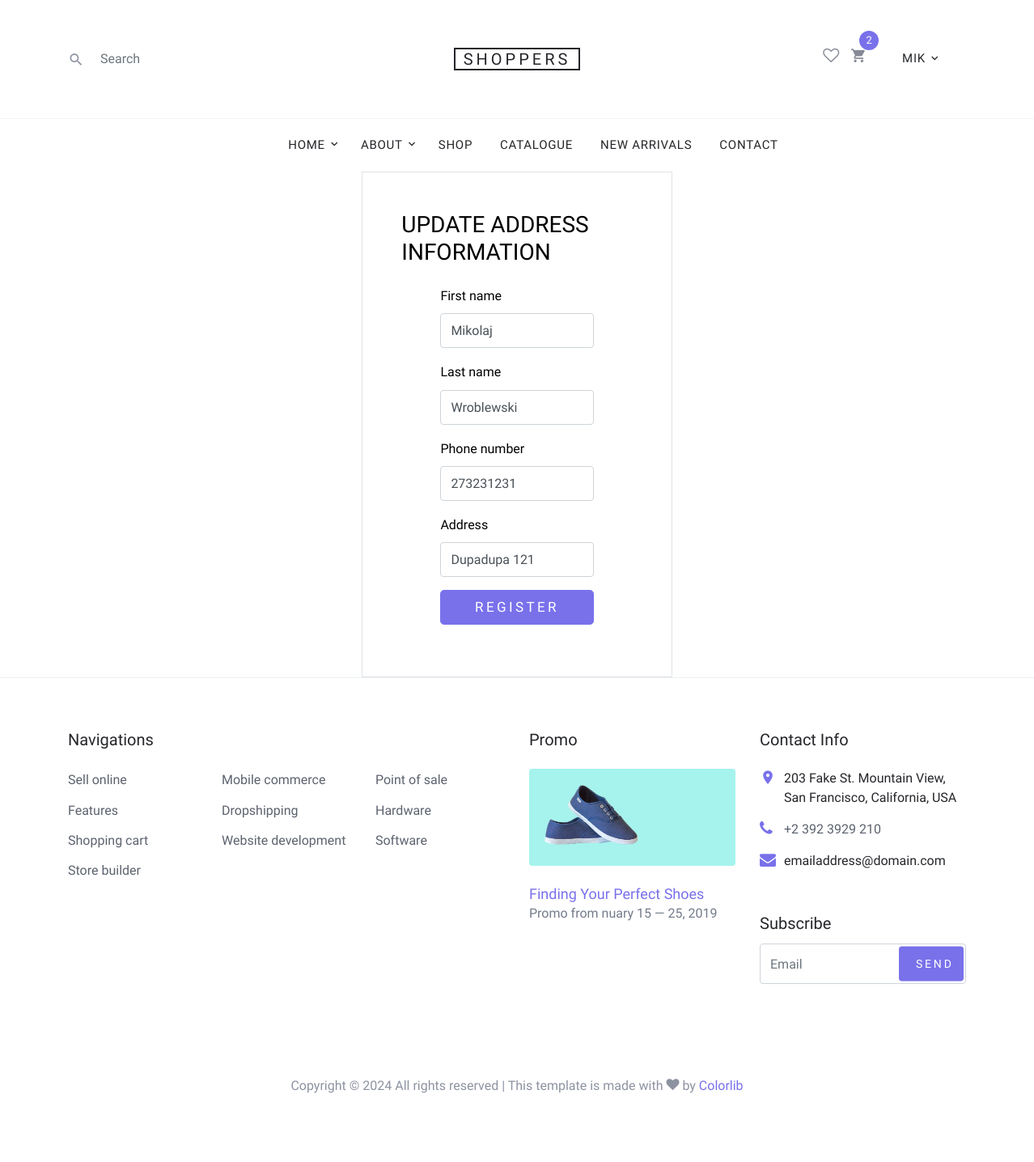
Page /user-update-address/ (signed in) on the committed database.
### base/models.py (models this page shows, shortened)
class CustomUser(AbstractUser):
    phone_number = models.CharField(max_length=20, blank=True)
    email = models.EmailField(unique=True, null=True)
    address = models.TextField(blank=True)
    USERNAME_FIELD = 'email'
    REQUIRED_FIELDS = []

### base/views.py (the view, shortened to what this page needs)
# urls.py: path('user-update-address/', views.user_address_update, name='user-update-address'),
def user_address_update(request):
    user = request.user
    username = request.user.username
    form = UserAddressForm(instance=user)
    return render(request, 'base/user-update-address.html', {'form': form})

### base/forms.py
class UserAddressForm(forms.ModelForm):
    first_name = forms.CharField(
        label='First name',
        required=True,
        widget=forms.TextInput(attrs={'class': 'form-control', 'placeholder': 'John'}),
    )
    last_name = forms.CharField(
        label='Last name',
        required=True,
        widget=forms.TextInput(attrs={'class': 'form-control', 'placeholder': 'Doe'}),
    )
    phone_number = forms.CharField(
        label='Phone number',
        required=True,
        widget=forms.TextInput(attrs={'class': 'form-control', 'placeholder': '123456789'}),
    )
    address = forms.CharField(
        label='Address',
        required=True,
        widget=forms.TextInput(attrs={'class': 'form-control', 'placeholder': 'New York, NY 10004, US'}),
    )
    usable_password = None
    class Meta:
        model = CustomUser
        fields = ('first_name', 'last_name', 'phone_number', 'address')

### base/templates/base/user-update-address.html (shortened to what this page needs)
{% extends 'main.html' %}
{% load static %}
{% block content %}
<div class="login-form" style=" width: 30%; margin: 0 auto;">
    <form action="" method="post">
        <div class="p-3 p-lg-5 border">
            <h3 class="mb-4 h3 text-uppercase text-black d-block">Update Address Information</h3>
            {% for field in form %}
            <div class="form-group row">
                <div class="login-form" style=" width: 60%; margin: 0 auto;">
                    <label for="room_name" class="text-black">{{field.label}}</label>
                    {{field}}
                </div>
            </div>
            {% endfor %}
            <div class="form-group row">
                <div class="login-form" style=" width: 60%; margin: 0 auto;">
                    <input type="submit" class="btn btn-primary btn-lg btn-block" value="register">
                </div>
            </div>
        </div>
    </form>
</div>
{% endblock content %}

### templates/navbar.html (shortened to what this page needs)
{% load static %}
<header class="site-navbar" role="banner">
  <div class="site-navbar-top">
    <div class="container">
      <div class="row align-items-center">
        <div class="col-6 col-md-4 order-2 order-md-1 site-search-icon text-left">
          <form action="" class="site-block-top-search">
            <span class="icon icon-search2"></span>
            <input type="text" class="form-control border-0" placeholder="Search">
          </form>
        </div>
        <div class="col-12 mb-3 mb-md-0 col-md-4 order-1 order-md-2 text-center">
          <div class="site-logo">
            <a href="{% url 'home' %}" class="js-logo-clone">Shoppers</a>
          </div>
        </div>
        <div class="col-6 col-md-4 order-3 order-md-3 text-right">
          <div class="site-top-icons">
            <ul>
              <li><a href="{% url 'wishlist' %}"><span class="icon icon-heart-o"></span></a></li>
              <li>
                <a href="{% url 'cart' %}" class="site-cart">
                  <span class="icon icon-shopping_cart"></span>
                  <span class="count">2</span>
                </a>
              </li>
              {% if request.user.is_authenticated %}
              <li>
                <nav class="site-navigation text-right text-md-center" role="navigation">
                  <div class="container">
                    <ul class="site-menu js-clone-nav d-none d-md-block">
                      <li class="has-children">
                        <a href="{% url 'user-page' %}">{{request.user.username}}</a>
                      </li>
                    </ul>
                  </div>
                </nav>
              </li>
              {% else %}
              <li>
                <div class="icon icon-person1">
                  <p><a href="{% url 'login' %}">Login</a></p>
                </div>
              </li>
              {% endif %}
            </ul>
          </div>
        </div>
      </div>
    </div>
  </div>
  <nav class="site-navigation text-right text-md-center" role="navigation">
    <div class="container">
      <ul class="site-menu js-clone-nav d-none d-md-block">
        <li class="has-children">
          <a href="{% url 'home' %}">Home</a>
        </li>
        <li class="has-children">
          <a href="{% url 'about' %}">About</a>
        </li>
        <li><a href="{% url 'shop' %}">Shop</a></li>
        <li><a href="#">Catalogue</a></li>
        <li><a href="#">New Arrivals</a></li>
        <li><a href="{% url 'contact' %}">Contact</a></li>
      </ul>
    </div>
  </nav>
</header>

### static/styles/style.css (style rules this page uses)
body { line-height: 1.7; color: #8c92a0; font-weight: 300; font-size: 16px; }
a { -webkit-transition: .3s all ease; -o-transition: .3s all ease; transition: .3s all ease; }
.text-black { color: #000; }
.btn { text-transform: uppercase; position: relative; -webkit-transition: 0.2s all ease-in-out !important; -o-transition: 0.2s all ease-in-out !important; transition: 0.2s all ease-in-out !important; top: 0; letter-spacing: .05em; }
.btn.btn-primary { font-size: 17px; font-weight: 300; letter-spacing: .2em; }
.form-control { height: 43px; }
.site-navbar { background: #fff; margin-bottom: 0px; z-index: 1999; position: relative; }
.site-navbar .site-navbar-top { border-bottom: 1px solid #f3f3f4; padding-top: 20px; padding-bottom: 20px; margin-bottom: 0px; }
@media (min-width: 768px) { .site-navbar .site-navbar-top { padding-top: 40px; padding-bottom: 40px; } }
.site-navbar .site-logo a { text-transform: uppercase; color: #25262a; letter-spacing: .2em; font-size: 20px; padding-left: 10px; padding-right: 10px; border: 2px solid #25262a; }
.site-navbar a { color: #868995; }
.site-navbar .icon { font-size: 20px; }
.site-navbar .site-top-icons ul, .site-navbar .site-top-icons ul li { padding: 0; margin: 0; list-style: none; }
.site-navbar .site-top-icons ul li { display: inline-block; }
.site-navbar .site-top-icons ul li a { margin-right: 10px; }
.site-navbar .site-top-icons ul li a.site-cart { display: block; position: relative; }
.site-navbar .site-top-icons ul li a.site-cart .count { position: absolute; top: 0; right: 0; margin-right: -15px; margin-top: -20px; font-size: 13px; width: 24px; height: 24px; line-height: 24px; border-radius: 50%; display: block; text-align: center; background: #7971ea; color: #fff; -webkit-transition: .2s all ease-in-out; -o-transition: .2s all ease-in-out; transition: .2s all ease-in-out; }
.site-navbar .site-top-icons ul li:last-child a { padding-right: 0; }
.site-navbar .site-navigation .site-menu { margin-bottom: 0; }
.site-navbar .site-navigation .site-menu a { text-decoration: none !important; font-size: 15px; display: inline-block; }
.site-navbar .site-navigation .site-menu > li { display: inline-block; padding: 10px 5px; }
.site-navbar .site-navigation .site-menu > li > a { padding: 10px 10px; text-transform: uppercase; letter-spacing: .05em; color: #25262a; font-size: 15px; text-decoration: none !important; }
.site-navbar .site-navigation .site-menu .has-children { position: relative; }
.site-navbar .site-navigation .site-menu .has-children > a { position: relative; padding-right: 20px; }
.site-navbar .site-navigation .site-menu .has-children > a:before { position: absolute; content: "\e313"; font-size: 16px; top: 50%; right: 0; -webkit-transform: translateY(-50%); -ms-transform: translateY(-50%); transform: translateY(-50%); font-family: 'icomoon'; }
.site-navbar .site-navigation .site-menu .has-children a { text-transform: uppercase; }
.site-block-top-search { position: relative; }
.site-block-top-search .icon { position: absolute; left: 0; top: 50%; -webkit-transform: translateY(-50%); -ms-transform: translateY(-50%); transform: translateY(-50%); }
.site-block-top-search input { padding-left: 40px; -webkit-transition: .3s all ease-in-out; -o-transition: .3s all ease-in-out; transition: .3s all ease-in-out; }

### rows in the picture
CustomUser: user.username "MIK", form "Mikolaj" "Wroblewski" "273231231" "Dupadupa 121"

### other values in the picture
{{ field.label }} "First name" "Last name" "Phone number" "Address"
